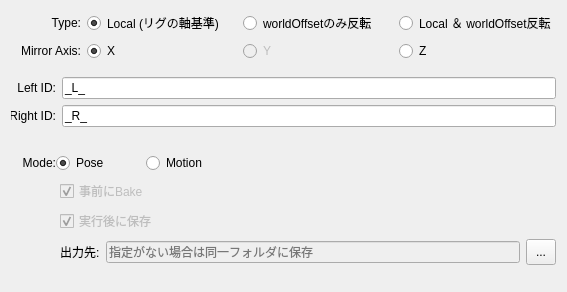
<?xml version="1.0" encoding="UTF-8"?>
<ui version="4.0">
 <class>reversemotion</class>
 <widget class="QWidget" name="reversemotion">
  <property name="geometry">
   <rect>
    <x>0</x>
    <y>0</y>
    <width>564</width>
    <height>292</height>
   </rect>
  </property>
  <property name="windowTitle">
   <string>Form</string>
  </property>
  <layout class="QVBoxLayout" name="verticalLayout_4">
   <item>
    <layout class="QHBoxLayout" name="horizontalLayout_9">
     <item>
      <widget class="QLabel" name="label_6">
       <property name="sizePolicy">
        <sizepolicy hsizetype="Fixed" vsizetype="Preferred">
         <horstretch>0</horstretch>
         <verstretch>0</verstretch>
        </sizepolicy>
       </property>
       <property name="minimumSize">
        <size>
         <width>70</width>
         <height>0</height>
        </size>
       </property>
       <property name="maximumSize">
        <size>
         <width>70</width>
         <height>16777215</height>
        </size>
       </property>
       <property name="lineWidth">
        <number>0</number>
       </property>
       <property name="text">
        <string>Type:</string>
       </property>
       <property name="alignment">
        <set>Qt::AlignRight|Qt::AlignTrailing|Qt::AlignVCenter</set>
       </property>
      </widget>
     </item>
     <item>
      <widget class="QRadioButton" name="radio_button_local">
       <property name="sizePolicy">
        <sizepolicy hsizetype="Fixed" vsizetype="Fixed">
         <horstretch>0</horstretch>
         <verstretch>0</verstretch>
        </sizepolicy>
       </property>
       <property name="minimumSize">
        <size>
         <width>150</width>
         <height>0</height>
        </size>
       </property>
       <property name="maximumSize">
        <size>
         <width>150</width>
         <height>16777215</height>
        </size>
       </property>
       <property name="text">
        <string>Local (リグの軸基準)</string>
       </property>
       <property name="checked">
        <bool>true</bool>
       </property>
      </widget>
     </item>
     <item>
      <widget class="QRadioButton" name="radio_button_world">
       <property name="sizePolicy">
        <sizepolicy hsizetype="Fixed" vsizetype="Fixed">
         <horstretch>0</horstretch>
         <verstretch>0</verstretch>
        </sizepolicy>
       </property>
       <property name="minimumSize">
        <size>
         <width>150</width>
         <height>0</height>
        </size>
       </property>
       <property name="maximumSize">
        <size>
         <width>16777215</width>
         <height>16777215</height>
        </size>
       </property>
       <property name="text">
        <string>worldOffsetのみ反転</string>
       </property>
      </widget>
     </item>
     <item>
      <widget class="QRadioButton" name="radio_button_both">
       <property name="text">
        <string>Local ＆ worldOffset反転</string>
       </property>
      </widget>
     </item>
     <item>
      <spacer name="horizontalSpacer_10">
       <property name="orientation">
        <enum>Qt::Horizontal</enum>
       </property>
       <property name="sizeHint" stdset="0">
        <size>
         <width>40</width>
         <height>20</height>
        </size>
       </property>
      </spacer>
     </item>
    </layout>
   </item>
   <item>
    <widget class="QFrame" name="frame">
     <property name="frameShape">
      <enum>QFrame::NoFrame</enum>
     </property>
     <property name="frameShadow">
      <enum>QFrame::Raised</enum>
     </property>
     <layout class="QVBoxLayout" name="verticalLayout_2">
      <property name="margin">
       <number>0</number>
      </property>
      <item>
       <layout class="QHBoxLayout" name="horizontalLayout">
        <item>
         <widget class="QLabel" name="label">
          <property name="sizePolicy">
           <sizepolicy hsizetype="Fixed" vsizetype="Preferred">
            <horstretch>0</horstretch>
            <verstretch>0</verstretch>
           </sizepolicy>
          </property>
          <property name="minimumSize">
           <size>
            <width>70</width>
            <height>0</height>
           </size>
          </property>
          <property name="maximumSize">
           <size>
            <width>70</width>
            <height>16777215</height>
           </size>
          </property>
          <property name="lineWidth">
           <number>0</number>
          </property>
          <property name="text">
           <string>Mirror Axis:</string>
          </property>
          <property name="alignment">
           <set>Qt::AlignRight|Qt::AlignTrailing|Qt::AlignVCenter</set>
          </property>
         </widget>
        </item>
        <item>
         <widget class="QRadioButton" name="radio_button_x">
          <property name="sizePolicy">
           <sizepolicy hsizetype="Fixed" vsizetype="Fixed">
            <horstretch>0</horstretch>
            <verstretch>0</verstretch>
           </sizepolicy>
          </property>
          <property name="minimumSize">
           <size>
            <width>150</width>
            <height>0</height>
           </size>
          </property>
          <property name="maximumSize">
           <size>
            <width>150</width>
            <height>16777215</height>
           </size>
          </property>
          <property name="text">
           <string>X</string>
          </property>
          <property name="checked">
           <bool>true</bool>
          </property>
         </widget>
        </item>
        <item>
         <widget class="QRadioButton" name="radio_button_y">
          <property name="enabled">
           <bool>false</bool>
          </property>
          <property name="sizePolicy">
           <sizepolicy hsizetype="Fixed" vsizetype="Fixed">
            <horstretch>0</horstretch>
            <verstretch>0</verstretch>
           </sizepolicy>
          </property>
          <property name="minimumSize">
           <size>
            <width>150</width>
            <height>0</height>
           </size>
          </property>
          <property name="maximumSize">
           <size>
            <width>150</width>
            <height>16777215</height>
           </size>
          </property>
          <property name="text">
           <string>Y</string>
          </property>
         </widget>
        </item>
        <item>
         <widget class="QRadioButton" name="radio_button_z">
          <property name="sizePolicy">
           <sizepolicy hsizetype="Fixed" vsizetype="Fixed">
            <horstretch>0</horstretch>
            <verstretch>0</verstretch>
           </sizepolicy>
          </property>
          <property name="minimumSize">
           <size>
            <width>150</width>
            <height>0</height>
           </size>
          </property>
          <property name="maximumSize">
           <size>
            <width>150</width>
            <height>16777215</height>
           </size>
          </property>
          <property name="text">
           <string>Z</string>
          </property>
         </widget>
        </item>
        <item>
         <spacer name="horizontalSpacer_8">
          <property name="orientation">
           <enum>Qt::Horizontal</enum>
          </property>
          <property name="sizeHint" stdset="0">
           <size>
            <width>40</width>
            <height>20</height>
           </size>
          </property>
         </spacer>
        </item>
       </layout>
      </item>
     </layout>
    </widget>
   </item>
   <item>
    <spacer name="verticalSpacer_2">
     <property name="orientation">
      <enum>Qt::Vertical</enum>
     </property>
     <property name="sizeType">
      <enum>QSizePolicy::Fixed</enum>
     </property>
     <property name="sizeHint" stdset="0">
      <size>
       <width>20</width>
       <height>10</height>
      </size>
     </property>
    </spacer>
   </item>
   <item>
    <layout class="QHBoxLayout" name="horizontalLayout_2">
     <item>
      <widget class="QLabel" name="label_2">
       <property name="sizePolicy">
        <sizepolicy hsizetype="Fixed" vsizetype="Preferred">
         <horstretch>0</horstretch>
         <verstretch>0</verstretch>
        </sizepolicy>
       </property>
       <property name="minimumSize">
        <size>
         <width>45</width>
         <height>0</height>
        </size>
       </property>
       <property name="maximumSize">
        <size>
         <width>45</width>
         <height>16777215</height>
        </size>
       </property>
       <property name="text">
        <string>Left ID:</string>
       </property>
       <property name="alignment">
        <set>Qt::AlignRight|Qt::AlignTrailing|Qt::AlignVCenter</set>
       </property>
      </widget>
     </item>
     <item>
      <widget class="QLineEdit" name="line_edit_left_id">
       <property name="text">
        <string>_L_</string>
       </property>
      </widget>
     </item>
    </layout>
   </item>
   <item>
    <layout class="QHBoxLayout" name="horizontalLayout_3">
     <item>
      <widget class="QLabel" name="label_3">
       <property name="sizePolicy">
        <sizepolicy hsizetype="Fixed" vsizetype="Preferred">
         <horstretch>0</horstretch>
         <verstretch>0</verstretch>
        </sizepolicy>
       </property>
       <property name="minimumSize">
        <size>
         <width>45</width>
         <height>0</height>
        </size>
       </property>
       <property name="maximumSize">
        <size>
         <width>45</width>
         <height>16777215</height>
        </size>
       </property>
       <property name="text">
        <string>Right ID:</string>
       </property>
       <property name="alignment">
        <set>Qt::AlignRight|Qt::AlignTrailing|Qt::AlignVCenter</set>
       </property>
      </widget>
     </item>
     <item>
      <widget class="QLineEdit" name="line_edit_right_id">
       <property name="text">
        <string>_R_</string>
       </property>
      </widget>
     </item>
    </layout>
   </item>
   <item>
    <spacer name="verticalSpacer">
     <property name="orientation">
      <enum>Qt::Vertical</enum>
     </property>
     <property name="sizeType">
      <enum>QSizePolicy::Fixed</enum>
     </property>
     <property name="sizeHint" stdset="0">
      <size>
       <width>20</width>
       <height>20</height>
      </size>
     </property>
    </spacer>
   </item>
   <item>
    <layout class="QVBoxLayout" name="verticalLayout">
     <item>
      <widget class="QFrame" name="frame_2">
       <property name="frameShape">
        <enum>QFrame::NoFrame</enum>
       </property>
       <property name="frameShadow">
        <enum>QFrame::Raised</enum>
       </property>
       <layout class="QVBoxLayout" name="verticalLayout_3">
        <property name="spacing">
         <number>0</number>
        </property>
        <property name="margin">
         <number>0</number>
        </property>
        <item>
         <layout class="QHBoxLayout" name="horizontalLayout_8">
          <item>
           <widget class="QLabel" name="label_5">
            <property name="sizePolicy">
             <sizepolicy hsizetype="Fixed" vsizetype="Preferred">
              <horstretch>0</horstretch>
              <verstretch>0</verstretch>
             </sizepolicy>
            </property>
            <property name="minimumSize">
             <size>
              <width>45</width>
              <height>0</height>
             </size>
            </property>
            <property name="maximumSize">
             <size>
              <width>45</width>
              <height>16777215</height>
             </size>
            </property>
            <property name="lineWidth">
             <number>0</number>
            </property>
            <property name="text">
             <string>Mode:</string>
            </property>
            <property name="alignment">
             <set>Qt::AlignRight|Qt::AlignTrailing|Qt::AlignVCenter</set>
            </property>
           </widget>
          </item>
          <item>
           <widget class="QRadioButton" name="radio_button_pose">
            <property name="sizePolicy">
             <sizepolicy hsizetype="Fixed" vsizetype="Fixed">
              <horstretch>0</horstretch>
              <verstretch>0</verstretch>
             </sizepolicy>
            </property>
            <property name="minimumSize">
             <size>
              <width>90</width>
              <height>0</height>
             </size>
            </property>
            <property name="maximumSize">
             <size>
              <width>90</width>
              <height>16777215</height>
             </size>
            </property>
            <property name="text">
             <string>Pose</string>
            </property>
            <property name="checked">
             <bool>true</bool>
            </property>
           </widget>
          </item>
          <item>
           <widget class="QRadioButton" name="radio_button_motion">
            <property name="sizePolicy">
             <sizepolicy hsizetype="Fixed" vsizetype="Fixed">
              <horstretch>0</horstretch>
              <verstretch>0</verstretch>
             </sizepolicy>
            </property>
            <property name="minimumSize">
             <size>
              <width>90</width>
              <height>0</height>
             </size>
            </property>
            <property name="maximumSize">
             <size>
              <width>90</width>
              <height>16777215</height>
             </size>
            </property>
            <property name="text">
             <string>Motion</string>
            </property>
           </widget>
          </item>
          <item>
           <spacer name="horizontalSpacer_9">
            <property name="orientation">
             <enum>Qt::Horizontal</enum>
            </property>
            <property name="sizeHint" stdset="0">
             <size>
              <width>40</width>
              <height>20</height>
             </size>
            </property>
           </spacer>
          </item>
         </layout>
        </item>
       </layout>
      </widget>
     </item>
     <item>
      <layout class="QHBoxLayout" name="horizontalLayout_6">
       <item>
        <spacer name="horizontalSpacer_4">
         <property name="orientation">
          <enum>Qt::Horizontal</enum>
         </property>
         <property name="sizeType">
          <enum>QSizePolicy::Fixed</enum>
         </property>
         <property name="sizeHint" stdset="0">
          <size>
           <width>49</width>
           <height>20</height>
          </size>
         </property>
        </spacer>
       </item>
       <item>
        <widget class="QCheckBox" name="checkbox_can_bake">
         <property name="enabled">
          <bool>false</bool>
         </property>
         <property name="text">
          <string>事前にBake</string>
         </property>
         <property name="checked">
          <bool>true</bool>
         </property>
        </widget>
       </item>
       <item>
        <spacer name="horizontalSpacer_2">
         <property name="orientation">
          <enum>Qt::Horizontal</enum>
         </property>
         <property name="sizeHint" stdset="0">
          <size>
           <width>40</width>
           <height>20</height>
          </size>
         </property>
        </spacer>
       </item>
      </layout>
     </item>
     <item>
      <layout class="QHBoxLayout" name="horizontalLayout_4">
       <item>
        <spacer name="horizontalSpacer_5">
         <property name="orientation">
          <enum>Qt::Horizontal</enum>
         </property>
         <property name="sizeType">
          <enum>QSizePolicy::Fixed</enum>
         </property>
         <property name="sizeHint" stdset="0">
          <size>
           <width>49</width>
           <height>20</height>
          </size>
         </property>
        </spacer>
       </item>
       <item>
        <widget class="QCheckBox" name="checkbox_can_save">
         <property name="enabled">
          <bool>false</bool>
         </property>
         <property name="text">
          <string>実行後に保存</string>
         </property>
         <property name="checked">
          <bool>true</bool>
         </property>
        </widget>
       </item>
       <item>
        <spacer name="horizontalSpacer">
         <property name="orientation">
          <enum>Qt::Horizontal</enum>
         </property>
         <property name="sizeHint" stdset="0">
          <size>
           <width>40</width>
           <height>20</height>
          </size>
         </property>
        </spacer>
       </item>
      </layout>
     </item>
     <item>
      <layout class="QHBoxLayout" name="horizontalLayout_5">
       <item>
        <spacer name="horizontalSpacer_7">
         <property name="orientation">
          <enum>Qt::Horizontal</enum>
         </property>
         <property name="sizeType">
          <enum>QSizePolicy::Fixed</enum>
         </property>
         <property name="sizeHint" stdset="0">
          <size>
           <width>49</width>
           <height>20</height>
          </size>
         </property>
        </spacer>
       </item>
       <item>
        <widget class="QLabel" name="label_4">
         <property name="text">
          <string>出力先:</string>
         </property>
        </widget>
       </item>
       <item>
        <widget class="QLineEdit" name="line_edit_dirname">
         <property name="enabled">
          <bool>false</bool>
         </property>
         <property name="placeholderText">
          <string>指定がない場合は同一フォルダに保存</string>
         </property>
        </widget>
       </item>
       <item>
        <widget class="QToolButton" name="dirname_browse_btn">
         <property name="minimumSize">
          <size>
           <width>30</width>
           <height>26</height>
          </size>
         </property>
         <property name="text">
          <string>...</string>
         </property>
        </widget>
       </item>
      </layout>
     </item>
    </layout>
   </item>
   <item>
    <spacer name="verticalSpacer_3">
     <property name="orientation">
      <enum>Qt::Vertical</enum>
     </property>
     <property name="sizeHint" stdset="0">
      <size>
       <width>20</width>
       <height>40</height>
      </size>
     </property>
    </spacer>
   </item>
  </layout>
 </widget>
 <resources/>
 <connections/>
</ui>
